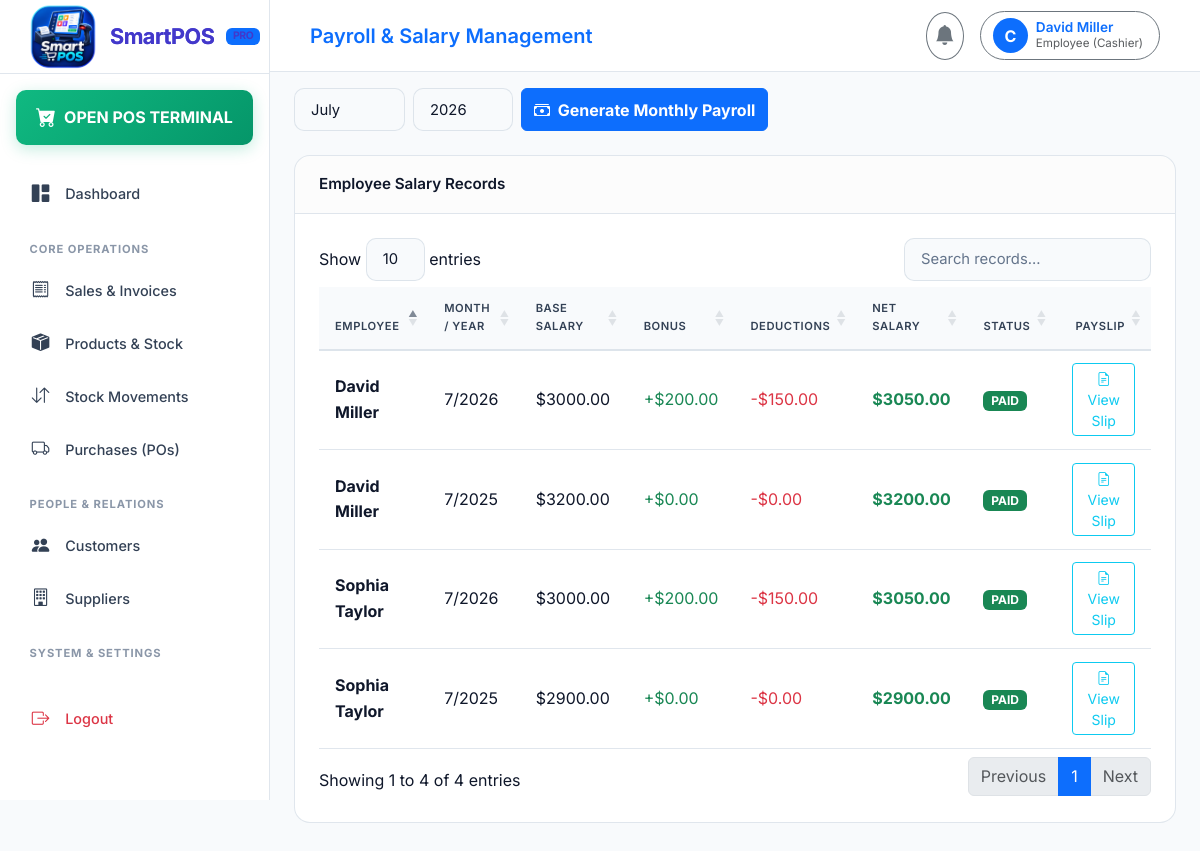
The app's page /payroll/ (signed in) with its own data.
### authentication/models.py (models this page shows, shortened)
class User(AbstractUser):
    ROLE_SUPER_ADMIN = 'SUPER_ADMIN'
    ROLE_ADMIN = 'ADMIN'
    ROLE_EMPLOYEE = 'EMPLOYEE'
    ROLE_CUSTOMER = 'CUSTOMER'
    ROLE_CHOICES = [
        (ROLE_SUPER_ADMIN, 'Super Admin'),
        (ROLE_ADMIN, 'Admin (Business Owner)'),
        (ROLE_EMPLOYEE, 'Employee (Cashier)'),
        (ROLE_CUSTOMER, 'Customer'),
    ]
    role = models.CharField(max_length=20, choices=ROLE_CHOICES, default=ROLE_EMPLOYEE)
    business = models.ForeignKey(Business, on_delete=models.CASCADE, null=True, blank=True, related_name='users')
    branch = models.ForeignKey('branches.Branch', on_delete=models.SET_NULL, null=True, blank=True, related_name='users')
    phone = models.CharField(max_length=30, blank=True, null=True)
    profile_picture = models.ImageField(upload_to='profile_pics/', null=True, blank=True)
    status = models.BooleanField(default=True)
    created_at = models.DateTimeField(auto_now_add=True)
    updated_at = models.DateTimeField(auto_now=True)
    def is_super_admin(self):
        return self.role == self.ROLE_SUPER_ADMIN or self.is_superuser
    def is_admin(self):
        return self.role in [self.ROLE_ADMIN, self.ROLE_SUPER_ADMIN] or self.is_superuser
    def get_business(self):
        if not self.business:
            b = Business.objects.first()
            if not b:
                b = Business.objects.create(name="SmartPOS Store")
            self.business = b
            self.save(update_fields=['business'])
        return self.business

### payroll/models.py (models this page shows, shortened)
class Payroll(models.Model):
    STATUS_PAID = 'PAID'
    STATUS_PENDING = 'PENDING'
    PAYMENT_STATUS_CHOICES = [
        (STATUS_PAID, 'Paid'),
        (STATUS_PENDING, 'Pending'),
    ]
    business = models.ForeignKey('authentication.Business', on_delete=models.CASCADE, related_name='payrolls')
    employee = models.ForeignKey(settings.AUTH_USER_MODEL, on_delete=models.CASCADE, related_name='payrolls')
    month = models.IntegerField()
    year = models.IntegerField()
    base_salary = models.DecimalField(max_digits=12, decimal_places=2, default=0.00)
    bonus = models.DecimalField(max_digits=12, decimal_places=2, default=0.00)
    deductions = models.DecimalField(max_digits=12, decimal_places=2, default=0.00)
    net_salary = models.DecimalField(max_digits=12, decimal_places=2, default=0.00)
    payment_status = models.CharField(max_length=20, choices=PAYMENT_STATUS_CHOICES, default=STATUS_PENDING)
    status = models.BooleanField(default=True)
    created_at = models.DateTimeField(auto_now_add=True)
    updated_at = models.DateTimeField(auto_now=True)

### payroll/views.py (the view)
# urls.py: path('', views.payroll_list, name='payroll_list'),
@login_required
def payroll_list(request):
    business = request.user.get_business()
    payrolls = Payroll.objects.filter(business=business).order_by('-year', '-month')
    return render(request, 'payroll/payroll_list.html', {'payrolls': payrolls})

### templates/payroll/payroll_list.html (shortened to what this page needs)
{% extends 'base.html' %}
{% block header_title %}Payroll & Salary Management{% endblock %}
{% block content %}
<div class="d-flex justify-content-between align-items-center mb-4">
    <form method="post" action="{% url 'payroll_generate' %}" class="d-flex gap-2">
        <select name="month" class="form-select">
            <option value="7" selected>July</option>
        </select>
        <input type="number" name="year" class="form-control" value="2026" style="width: 100px;">
        <button type="submit" class="btn btn-primary fw-bold text-nowrap"><i class="bi bi-cash-stack me-1"></i> Generate Monthly Payroll</button>
    </form>
</div>
<div class="card card-custom">
    <div class="card-header">
        <span>Employee Salary Records</span>
    </div>
    <div class="card-body">
        <div class="table-responsive">
            <table class="table table-custom datatable align-middle">
                <thead>
                    <tr>
                        <th>Employee</th>
                        <th>Month / Year</th>
                        <th>Base Salary</th>
                        <th>Bonus</th>
                        <th>Deductions</th>
                        <th>Net Salary</th>
                        <th>Status</th>
                        <th class="text-end">Payslip</th>
                    </tr>
                </thead>
                <tbody>
                    {% for p in payrolls %}
                    <tr>
                        <td class="fw-bold text-light">{{ p.employee.get_full_name|default:p.employee.username }}</td>
                        <td>{{ p.month }}/{{ p.year }}</td>
                        <td>{{ currency_symbol }}{{ p.base_salary|floatformat:2 }}</td>
                        <td class="text-success">+{{ currency_symbol }}{{ p.bonus|floatformat:2 }}</td>
                        <td class="text-danger">-{{ currency_symbol }}{{ p.deductions|floatformat:2 }}</td>
                        <td class="fw-bold text-success fs-6">{{ currency_symbol }}{{ p.net_salary|floatformat:2 }}</td>
                        <td><span class="badge bg-success">PAID</span></td>
                        <td class="text-end">
                            <a href="{% url 'payslip_detail' p.pk %}" class="btn btn-sm btn-outline-info"><i class="bi bi-file-earmark-text"></i> View Slip</a>
                        </td>
                    </tr>
                    {% empty %}
                    <tr>
                        <td colspan="8" class="text-center text-muted py-4">No payroll records generated yet.</td>
                    </tr>
                    {% endfor %}
                </tbody>
            </table>
        </div>
    </div>
</div>
{% endblock %}

### templates/base.html (shortened to what this page needs)
{% load static %}
<!DOCTYPE html>
<html lang="en">
<head>
    <link href="https://cdn.jsdelivr.net/npm/bootstrap@5.3.2/dist/css/bootstrap.min.css" rel="stylesheet">
    <link rel="stylesheet" href="https://cdn.jsdelivr.net/npm/bootstrap-icons@1.11.2/font/bootstrap-icons.min.css">
    <link rel="stylesheet" href="https://cdn.datatables.net/1.13.7/css/dataTables.bootstrap5.min.css">
    <link rel="stylesheet" href="{% static 'css/style.css' %}">
</head>
<body>
    <aside id="sidebar">
        <div class="sidebar-brand">
            <img
                src="{% static 'images/favicon.png' %}"
                alt="SmartPOS Logo"
                class="sidebar-brand-icon"
            >
            <span>SmartPOS</span>
            <span class="badge bg-primary text-uppercase" style="font-size: 0.65rem;">
                Pro
            </span>
        </div>
        <div class="p-3 pb-0">
            <a href="{% url 'pos_terminal' %}" class="nav-link pos-btn text-center justify-content-center py-2 rounded-3">
                <i class="bi bi-cart-check-fill fs-5 me-2"></i>
                <span class="fw-bold">OPEN POS TERMINAL</span>
            </a>
        </div>
        <ul class="sidebar-nav mt-3">
            <li class="nav-item">
                <a href="{% url 'dashboard' %}" class="nav-link {% if request.resolver_match.url_name == 'dashboard' %}active{% endif %}">
                    <i class="bi bi-grid-1x2-fill"></i>
                    <span>Dashboard</span>
                </a>
            </li>
            <li class="nav-label">Core Operations</li>
            <li class="nav-item">
                <a href="{% url 'sales_list' %}" class="nav-link {% if 'sales' in request.path %}active{% endif %}">
                    <i class="bi bi-receipt"></i>
                    <span>Sales & Invoices</span>
                </a>
            </li>
            <li class="nav-item">
                <a href="{% url 'products_list' %}" class="nav-link {% if 'products' in request.path %}active{% endif %}">
                    <i class="bi bi-box-seam-fill"></i>
                    <span>Products & Stock</span>
                </a>
            </li>
            <li class="nav-item">
                <a href="{% url 'inventory_list' %}" class="nav-link {% if 'inventory' in request.path %}active{% endif %}">
                    <i class="bi bi-arrow-down-up"></i>
                    <span>Stock Movements</span>
                </a>
            </li>
            <li class="nav-item">
                <a href="{% url 'purchases_list' %}" class="nav-link {% if 'purchases' in request.path %}active{% endif %}">
                    <i class="bi bi-truck"></i>
                    <span>Purchases (POs)</span>
                </a>
            </li>
            <li class="nav-label">People & Relations</li>
            <li class="nav-item">
                <a href="{% url 'customers_list' %}" class="nav-link {% if 'customers' in request.path %}active{% endif %}">
                    <i class="bi bi-people-fill"></i>
                    <span>Customers</span>
                </a>
            </li>
            <li class="nav-item">
                <a href="{% url 'suppliers_list' %}" class="nav-link {% if 'suppliers' in request.path %}active{% endif %}">
                    <i class="bi bi-building"></i>
                    <span>Suppliers</span>
                </a>
            </li>
            <li class="nav-label">System & Settings</li>
            <li class="nav-item mt-4 mb-5">
                <a href="{% url 'logout' %}" class="nav-link text-danger">
                    <i class="bi bi-box-arrow-right"></i>
                    <span>Logout</span>
                </a>
            </li>
        </ul>
    </aside>
    <div id="main-content">
        <header class="top-navbar">
            <div class="d-flex align-items-center gap-3">
                <div class="fw-semibold text-primary fs-5">
                    {% block header_title %}{{ current_business.name|default:"SmartPOS Enterprise" }}{% endblock %}
                </div>
            </div>
            <div class="d-flex align-items-center gap-3">
                <div class="dropdown">
                    <button class="btn btn-outline-secondary position-relative rounded-circle p-2" type="button" data-bs-toggle="dropdown">
                        <i class="bi bi-bell-fill fs-5"></i>
                    </button>
                </div>
                <div class="dropdown">
                    <button class="btn btn-outline-secondary d-flex align-items-center gap-2 rounded-pill pe-3" type="button" data-bs-toggle="dropdown">
                        <div class="bg-primary text-white rounded-circle d-flex align-items-center justify-content-center fw-bold" style="width: 35px; height: 35px;">
                            {{ user.username|slice:":1"|upper }}
                        </div>
                        <div class="text-start d-none d-sm-block">
                            <div class="fw-semibold text-primary" style="font-size: 0.85rem; line-height: 1.2;">{{ user.get_full_name|default:user.username }}</div>
                            <div class="text-muted" style="font-size: 0.725rem;">{{ user.get_role_display }}</div>
                        </div>
                    </button>
                </div>
            </div>
        </header>
        <div class="container-fluid pt-3 px-4">
        </div>
        <main class="container-fluid px-4 pb-5 flex-grow-1">
            {% block content %}{% endblock %}
        </main>
    </div>
</body>
</html>

### records on screen
User: username "C", get_full_name "David Miller", role "Employee (Cashier)"
Payroll: employee.get_full_name "David Miller", month "7", year "2026", currency_symbol "$", base_salary "3000.00", bonus "200.00", deductions "150.00", net_salary "3050.00"
Payroll: employee.get_full_name "Sophia Taylor", month "7", year "2026", currency_symbol "$", base_salary "3000.00", bonus "200.00", deductions "150.00", net_salary "3050.00"
Payroll: employee.get_full_name "David Miller", month "7", year "2025", currency_symbol "$", base_salary "3200.00", bonus "0.00", deductions "0.00", net_salary "3200.00"
Payroll: employee.get_full_name "Sophia Taylor", month "7", year "2025", currency_symbol "$", base_salary "2900.00", bonus "0.00", deductions "0.00", net_salary "2900.00"
